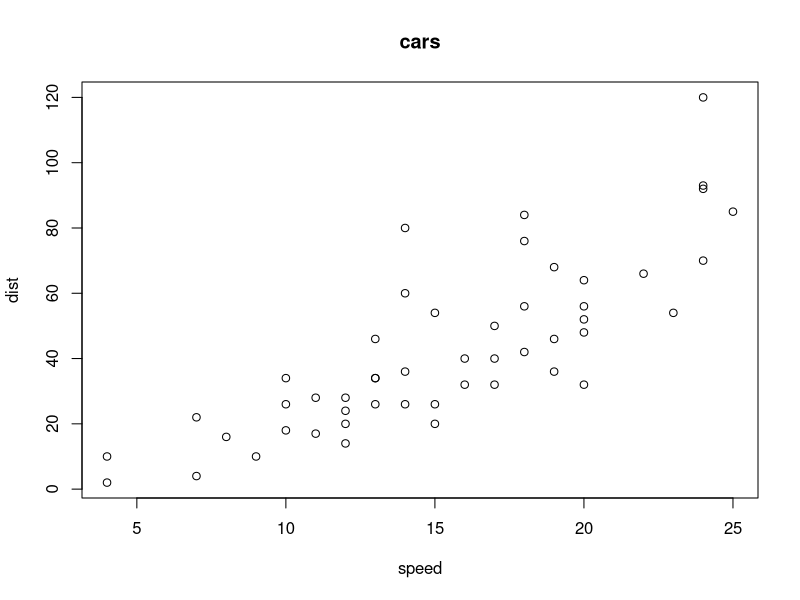

The R script that drew this image:
## ---- chunk 1
#| echo: false
# 以 cars 数据集为例
str(cars)
## ---- chunk 2
# 以 cars 数据集为例
plot(cars$speed, cars$dist, main="cars", xlab="speed", ylab="dist")
